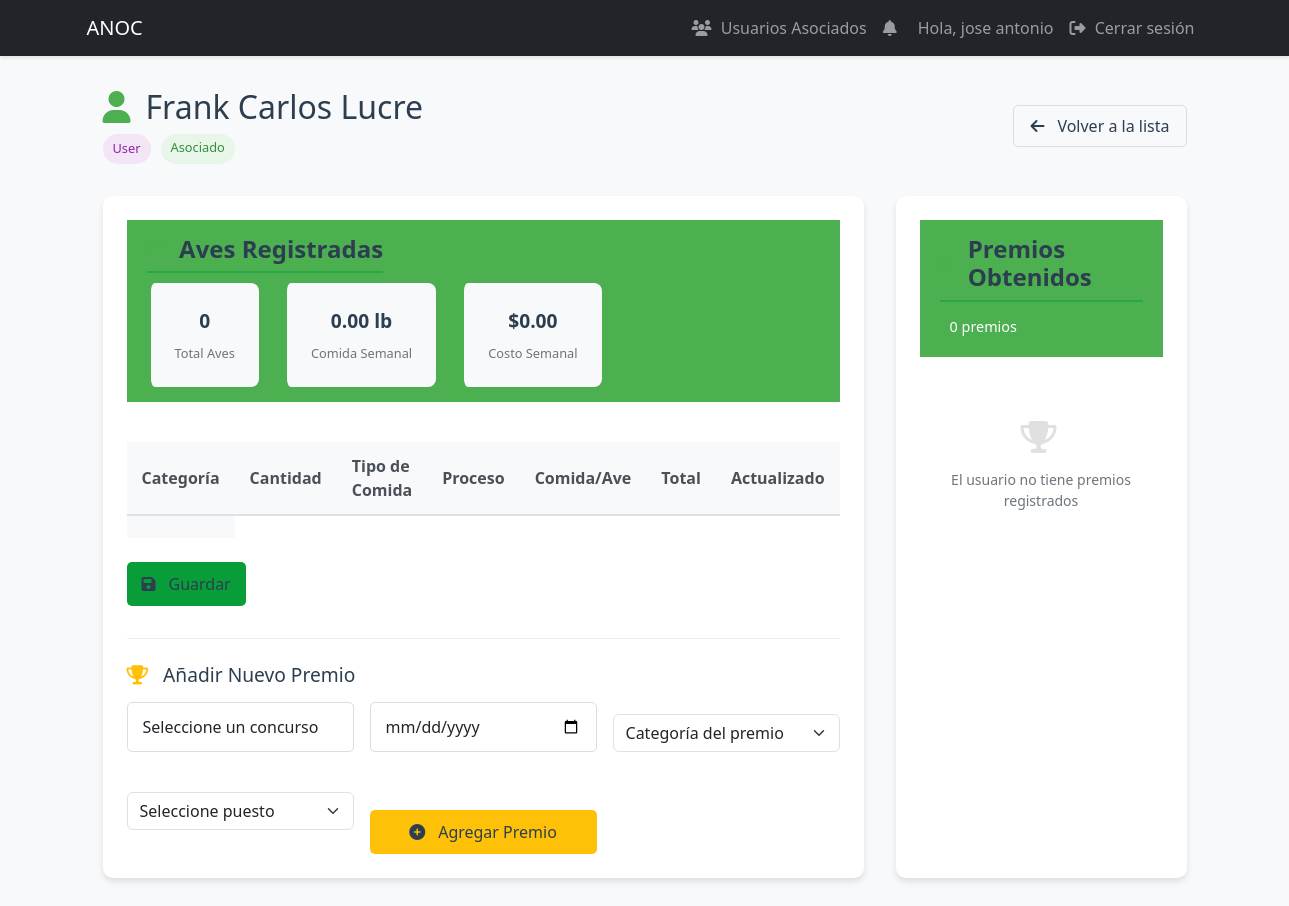
Before: /specialist/user/12 (signed in) with the older database file.
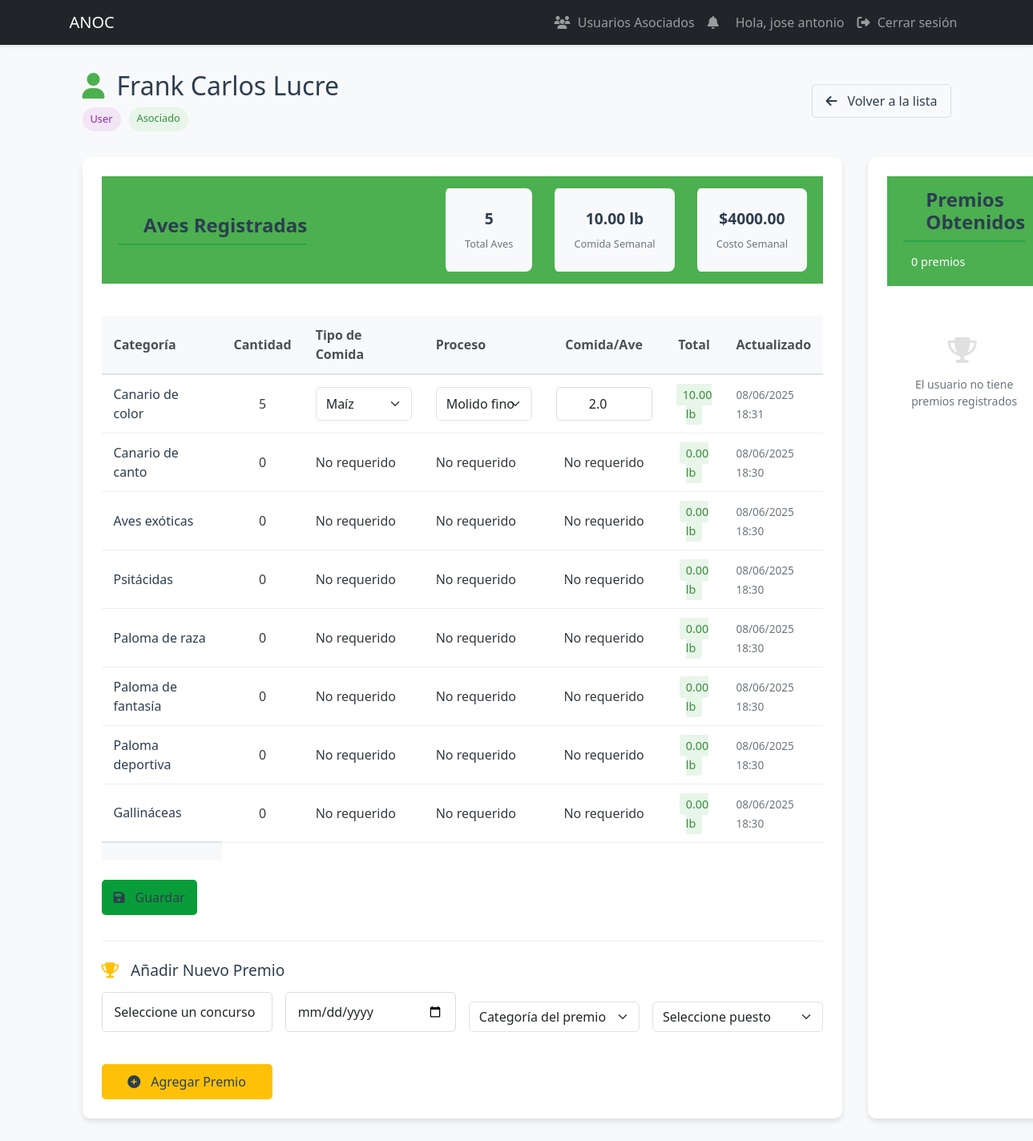
After: the same page with the newer database file.
### models.py (models this page shows, shortened)
class UserBirds(db.Model):
    id = db.Column(db.Integer, primary_key=True)
    user_id = db.Column(db.Integer, db.ForeignKey('user.id'), nullable=False)
    category_id = db.Column(db.Integer, db.ForeignKey('bird_category.id'), nullable=False)
    quantity = db.Column(db.Integer, default=0)
    food_per_bird = db.Column(db.Float)  # lb por ave por día (asignado por especialista)
    food_type = db.Column(db.String(50))  # Tipo de alimento (Maíz, Trigo, etc.)
    food_process = db.Column(db.String(50))  # Proceso del alimento (grano, molido, etc.)
    notes = db.Column(db.Text)  # Notas adicionales sobre las aves
    export_quantity = db.Column(db.Integer, default=0)  # Cantidad para exportación
    last_updated = db.Column(db.DateTime, default=datetime.utcnow, onupdate=datetime.utcnow)
    @property
    def food_required(self):
        return round(self.quantity * (self.food_per_bird or 0), 2)  # Redondeado a 2 decimales

class BirdCategory(db.Model):
    id = db.Column(db.Integer, primary_key=True)
    name = db.Column(db.String(100), nullable=False, unique=True)
    parent_category = db.Column(db.String(100))  # Para jerarquías
    resource_needs = db.Column(db.Text)
    description = db.Column(db.Text)  # Descripción más detallada
    birds = db.relationship('UserBirds', backref='category', lazy=True)

class BirdFoodType(db.Model):
    id = db.Column(db.Integer, primary_key=True)
    name = db.Column(db.String(50), unique=True, nullable=False)  # Ej: "Maíz", "Trigo"
    price_per_pound = db.Column(db.Float, nullable=False, default=0.0)  # Precio por libra
    is_active = db.Column(db.Boolean, default=True)  # Para desactivar tipos sin borrar
    last_updated_by = db.Column(db.Integer, db.ForeignKey('user.id'))
    last_updated = db.Column(db.DateTime)

### app.py (the view, shortened to what this page needs)
@app.route('/specialist/user/<int:user_id>', methods=['GET', 'POST'])
@login_required
def manage_user(user_id):
    if current_user.role not in ['specialist', 'dependiente']:
        abort(403)
    user = db.session.get(User, user_id)
    if not user or not user.is_associated:
        flash('Usuario no asociado o no encontrado', 'danger')
        return redirect(url_for('specialist_users'))
    food_types = db.session.execute(
        select(BirdFoodType).where(BirdFoodType.is_active == True).order_by(BirdFoodType.name)
    ).scalars().all()
    categories = db.session.execute(select(BirdCategory)).scalars().all()
    existing_contests = db.session.execute(
        select(Award.contest_name).distinct().order_by(Award.contest_name)
    ).scalars().all()
    read_only = current_user.role == 'dependiente'
    category_totals = {}
    for bird in user.birds:
        if bird.category.name not in category_totals:
            category_totals[bird.category.name] = 0.0
        if bird.food_per_bird and bird.quantity:
            category_totals[bird.category.name] += bird.food_per_bird * bird.quantity
    return render_template('specialist/manage_user.html',
                         user=user,
                         current_role=current_user.role,
                         read_only=read_only,
                         categories=categories,
                         food_types=food_types,
                         existing_contests=existing_contests,
                         category_totals=category_totals,
                         now=datetime.utcnow())

### app.py (called while the page is built)
@login_manager.user_loader
def load_user(user_id):
    return db.session.get(User, int(user_id))

### templates/specialist/manage_user.html (shortened to what the changed rows need)
{% extends "base.html" %}
{% block content %}
<div class="user-management-container">
    <div class="user-header">
        <div class="header-content">
            <h1><i class="fas fa-user"></i> {{ user.full_name }}</h1>
        </div>
    </div>
    <div class="user-sections">
        <div class="section-card birds-section">
            <div class="section-header">
                <h2><i class="fas fa-dove"></i> Aves Registradas</h2>
                <div class="stats-summary">
                    <div class="stat-item">
                        <span class="stat-value">{{ user.birds|sum(attribute='quantity') }}</span>
                        <span class="stat-label">Total Aves</span>
                    </div>
                    <div class="stat-item">
                        <span class="stat-value">{{ "%.2f"|format(user.birds|sum(attribute='food_required')) }} lb</span>
                        <span class="stat-label">Comida Semanal</span>
                    </div>
                    <div class="stat-item">
                        <span class="stat-value">
                            {% if user.birds and user.birds[0].food_type %}
                                {% set food_type = food_types|selectattr('name', 'equalto', user.birds[0].food_type)|first %}
                                {% if food_type %}
                                    ${{ "%.2f"|format(user.birds|sum(attribute='food_required') * food_type.price_per_pound) }}
                                {% else %}
                                    $0.00
                                {% endif %}
                            {% else %}
                                $0.00
                            {% endif %}
                        </span>
                        <span class="stat-label">Costo Semanal</span>
                    </div>
                </div>
            </div>
            <form method="POST">
                <div class="table-container">
                    <table class="birds-table">
                        <thead>
                            <tr>
                                <th>Categoría</th>
                                <th class="text-center">Cantidad</th>
                                <th>Tipo de Comida</th>
                                <th>Proceso</th>
                                <th class="text-center">Comida/Ave</th>
                                <th class="text-center">Total</th>
                                <th>Actualizado</th>
                            </tr>
                        </thead>
                        <tbody>
                            {% set total_cost = namespace(value=0) %}
                            {% for bird in user.birds %}
                            <tr>
                                <td class="category-name">{{ bird.category.name }}</td>
                                <td class="text-center quantity-cell">{{ bird.quantity }}</td>
                                <td class="food-type-cell">
                                    {% if current_user.role == 'dependiente' %}
                                        <span class="food-type-value">{{ bird.food_type|default('No especificado', true) }}</span>
                                    {% else %}
                                        {% if bird.quantity == 0 %}
                                            <span class="food-type-value">No requerido</span>
                                        {% else %}
                                            <select class="form-select food-type" name="food_type_{{ bird.id }}"
                                                    data-bird-id="{{ bird.id }}" required>
                                                {% for food in food_types %}
                                                <option value="{{ food.name }}"
                                                        {% if bird.food_type == food.name %}selected{% endif %}>
                                                    {{ food.name }}
                                                </option>
                                                {% endfor %}
                                            </select>
                                        {% endif %}
                                    {% endif %}
                                </td>
                                <td class="process-cell">
                                    {% if current_user.role == 'dependiente' %}
                                        <span class="process-value">{{ bird.food_process|default('No especificado', true) }}</span>
                                    {% else %}
                                        {% if bird.quantity == 0 %}
                                            <span class="process-value">No requerido</span>
                                        {% else %}
                                            <select class="form-select process-select" name="food_process_{{ bird.id }}"
                                                    id="process_{{ bird.id }}" {% if bird.food_type == 'Arroz en cáscara'%}disabled{% endif %}>
                                                <option value="molido fino" {% if bird.food_process == 'molido fino' %}selected{% endif %}>Molido fino</option>
                                            </select>
                                        {% endif %}
                                    {% endif %}
                                </td>
                                <td class="text-center food-per-bird">
                                    {% if current_user.role == 'dependiente' %}
                                        <span class="food-value">{{ bird.food_per_bird|default('No asignado', true) }}</span>
                                    {% else %}
                                        {% if bird.quantity == 0 %}
                                            <span class="food-value">No requerido</span>
                                        {% else %}
                                            <input type="number" step="0.01" class="form-control text-center"
                                                   name="food_{{ bird.id }}" value="{{ bird.food_per_bird or '' }}"
                                                   required>
                                        {% endif %}
                                    {% endif %}
                                </td>
                                <td class="text-center total-food">
                                    <span class="total-badge">{{ "%.2f"|format(bird.food_required) }} lb</span>
                                </td>
                                <td class="update-time">
                                    {% if bird.last_updated %}
                                    <span class="last-updated">{{ bird.last_updated.strftime('%d/%m/%Y %H:%M') }}</span>
                                    {% else %}
                                    <span class="no-record">No registrado</span>
                                    {% endif %}
                                </td>
                            </tr>
                            {% endfor %}
                        </tbody>
                    </table>
                </div>
            </form>
        </div>
        {% if current_user.role != 'dependiente' %}
        <div class="section-card awards-section">
            <div class="section-header">
                <h2><i class="fas fa-award"></i> Premios Obtenidos</h2>
            </div>
        </div>
        {% endif %}
    </div>
</div>
{% endblock %}

Changed rows visible on the page:
added UserBirds: category.name "Canario de color", quantity "5", food_type+id "Maíz", food_process+id+food_type "Molido fino", food_per_bird "2.0", food_required "10.00", last_updated "08/06/2025 18:31"
added UserBirds: category.name "Canario de canto", quantity "0", shows "No requerido", food_required "0.00", last_updated "08/06/2025 18:30"
added UserBirds: category.name "Aves exóticas", quantity "0", shows "No requerido", food_required "0.00", last_updated "08/06/2025 18:30"
added UserBirds: category.name "Psitácidas", quantity "0", shows "No requerido", food_required "0.00", last_updated "08/06/2025 18:30"
added UserBirds: category.name "Paloma de raza", quantity "0", shows "No requerido", food_required "0.00", last_updated "08/06/2025 18:30"
added UserBirds: category.name "Paloma de fantasía", quantity "0", shows "No requerido", food_required "0.00", last_updated "08/06/2025 18:30"
added UserBirds: category.name "Paloma deportiva", quantity "0", shows "No requerido", food_required "0.00", last_updated "08/06/2025 18:30"
added UserBirds: category.name "Gallináceas", quantity "0", shows "No requerido", food_required "0.00", last_updated "08/06/2025 18:30"
Other visible differences:
{{ user.birds|sum(attribute='quantity') }}: "0" → "5"
{{ "%.2f"|format(user.birds|sum(attribute='food_required')) }}: "0.00" → "10.00"
text no longer shown: "$0.00"
text now shown: "$ 4000.00"
